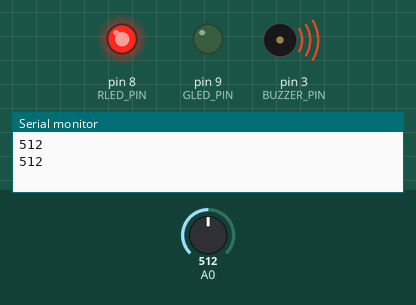
This sketch was run on a simulated Arduino Uno, built with avr-gcc and run on an emulated ATmega328P. On the bench: output pins drawn as LEDs (lit = HIGH), buzzer (waves = sounding), the last lines printed to the serial monitor. The test bench sets the inputs (shaded band); at power-on: A0 = 512.

Above: at 1.8 s.
1.9 s: A0 set to 313
3.4 s: A0 set to 287
At 5.1 s:
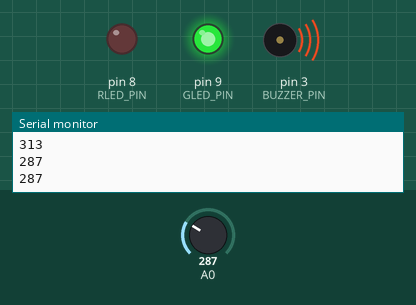
5.5 s: A0 set to 306
At 6.7 s:
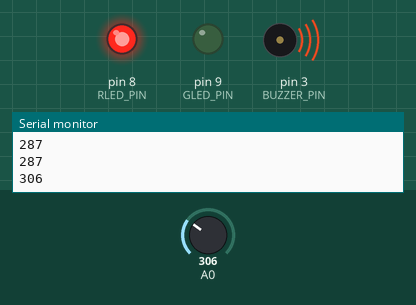
7.5 s: A0 set to 290
At 9.4 s:
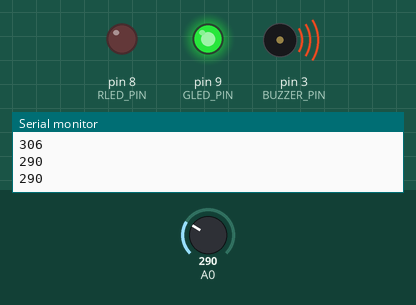
Timing chart, 0 to 10.5 s (numbered marks = the images above; inputs shaded):
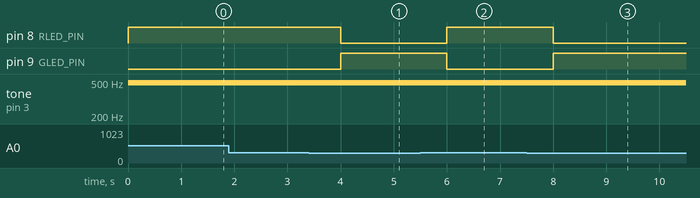

The sketch:

smoke_detector_code.ino
```cpp
#define BUZZER_PIN 3
#define RLED_PIN 8
#define GLED_PIN 9

void setup()
{
  pinMode(BUZZER_PIN, OUTPUT);
  Serial.begin(9600);
  pinMode(RLED_PIN, OUTPUT);
  pinMode(GLED_PIN, OUTPUT);

}

void loop()
{
  int sensorValue = analogRead(A0);
  Serial.println(sensorValue);
  if (sensorValue > 300)
  {
    analogWrite(BUZZER_PIN, 50);
    digitalWrite(RLED_PIN, HIGH);
    digitalWrite(GLED_PIN, LOW);
  }
  else if (sensorValue > 600)
  {
    analogWrite(BUZZER_PIN, 150);
    digitalWrite(RLED_PIN, HIGH);
    digitalWrite(GLED_PIN, LOW);
  }

  else
  {
    analogWrite(BUZZER_PIN, 0);
    digitalWrite(RLED_PIN, LOW);
    digitalWrite(GLED_PIN, HIGH);
  }
  delay(1000);
}
```

Measured:
- the behaviour switches between 301 and 300 on A0 (found by bisection; images 0 and 1)
- after the input at 3.4 s, pin 8 (RLED_PIN): HIGH → LOW after 0.60 s; pin 9 (GLED_PIN): LOW → HIGH after 0.60 s
- after the input at 5.5 s, pin 8 (RLED_PIN): LOW → HIGH after 0.50 s; pin 9 (GLED_PIN): HIGH → LOW after 0.50 s
- after the input at 7.5 s, pin 8 (RLED_PIN): HIGH → LOW after 0.50 s; pin 9 (GLED_PIN): LOW → HIGH after 0.50 s
